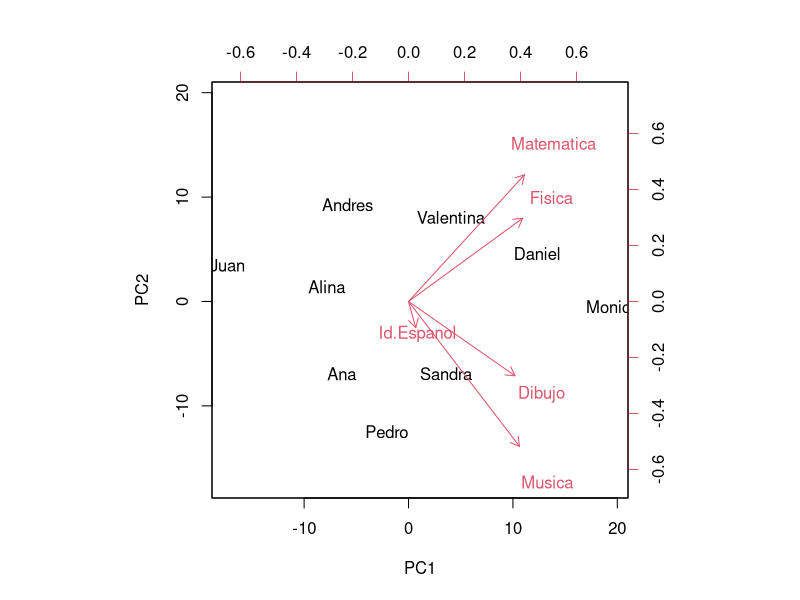
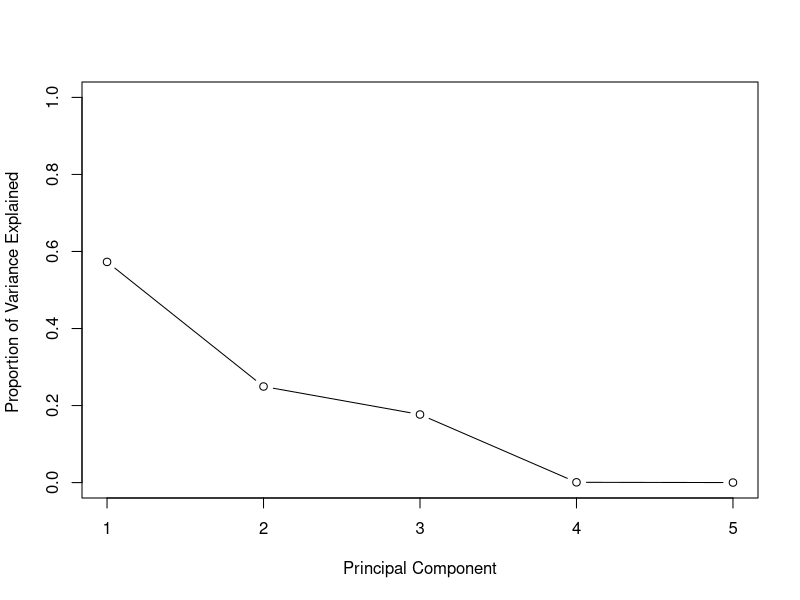
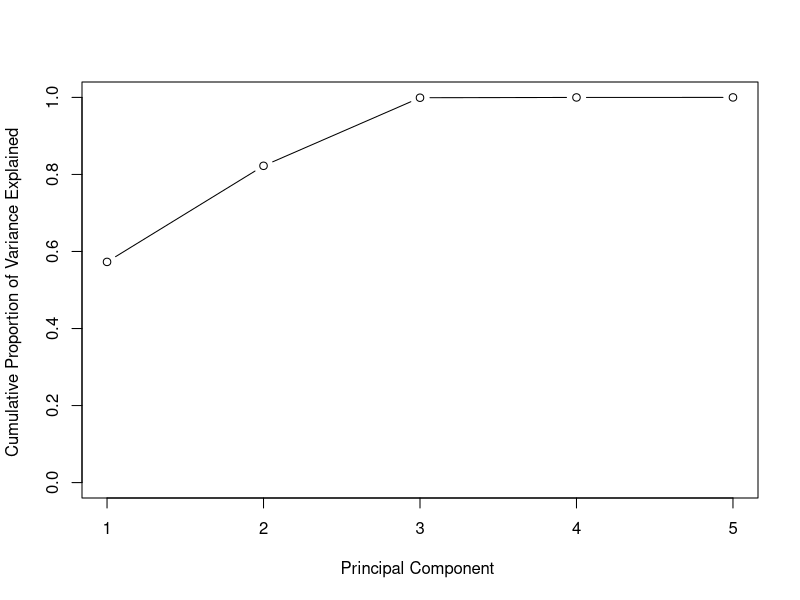

R code for these plots, in order:
#NOTAS OBTENIDAS POR ESTUDIANTES EN 5 PARCIALES

notes <- matrix(c(12,12,10, 11, 16,16, 16, 16, 16, 18, 12, 14, 22, 19, 22, 29, 
                  29, 31, 30, 16, 28, 28, 24, 24, 20, 22, 20, 11, 14, 26, 
                  11, 14, 28, 23, 20, 26, 25, 17, 19, 24, 18, 19, 25, 24, 36), 
                ncol=5, byrow = T)
rownames(notes) <-c("Juan", "Alina", "Ana", "Monica", "Daniel", "Andres", 
                     "Pedro", "Valentina", "Sandra")
colnames(notes) <-c("Matematica", "Fisica", "Musica", "Dibujo", "Id.Espanol")

notes

#perform principle components analysis, in this case, SCALE is not needed
pr.out <- prcomp(notes)

pr.out$rotation
# matrix whose columns contain the eigen vectors

summary(pr.out)

biplot (pr.out, scale=0)
#Analysis: al analizar la componente principal 2 se puede distinguir 2 agrupaciones, por un lado las variables Matematica 
# y Fisica que tienen un comportamiento aproximado (asignaturas cientificas) y por otro lados las variables Dibujo y Musica
# que tienen un comportamiento aproximado (asignaturas artisticas) y opuesto al de las asignaturas cientificias.
# Se podria decir que Andres y Valentina performan mejor en las asignaturas cientificas mientras que Pedro y Sandra 
# performan mejor en las asignaturas artisticas. Monica y Alina que se encuentran en el medio tienen un performance similar
# en todas las asignaturas. La PC2 podria entonces estar relacionada a las mejores notas de cada alumno
# En la CP1 todas las variables tienen comportamiento muy similar, siendo el de id. espanol un poco menor. Monica en un 
# extremo podria ser el que performo mejor en todas las asignaturas y Juan en el otro extremo el que performo peor
# en todas las asignaturas. En este sentido la CP1 relacionada con el overall performance. 

#compute the proportion of variance explained
pve <- summary(pr.out)$importance[2,]
pve

#plot the proportion of variance explained
plot(pve , xlab=" Principal Component ", ylab="Proportion of Variance Explained ", ylim=c(0,1),type='b') 

#plot the cumulative proportion of variance explained
plot(cumsum(pve), xlab="Principal Component ", ylab="Cumulative Proportion of Variance Explained ", ylim=c(0,1),type='b')

#El codo se muestra en la CP3, 